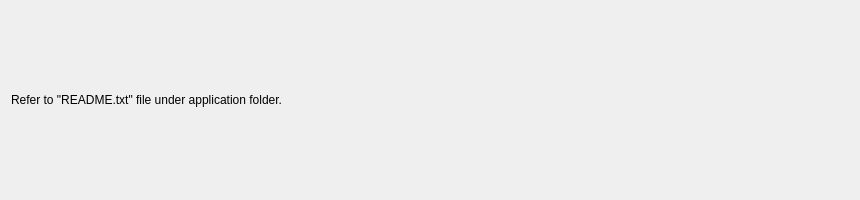
<?xml version="1.0" encoding="UTF-8"?>
<ui version="4.0">
 <class>HelpWindow</class>
 <widget class="QDialog" name="HelpWindow">
  <property name="geometry">
   <rect>
    <x>0</x>
    <y>0</y>
    <width>860</width>
    <height>200</height>
   </rect>
  </property>
  <property name="windowTitle">
   <string>Dialog</string>
  </property>
  <layout class="QGridLayout" name="gridLayout">
   <item row="0" column="0">
    <widget class="QLabel" name="label">
     <property name="text">
      <string>Refer to &quot;README.txt&quot; file under application folder.</string>
     </property>
    </widget>
   </item>
  </layout>
 </widget>
 <resources/>
 <connections/>
</ui>
